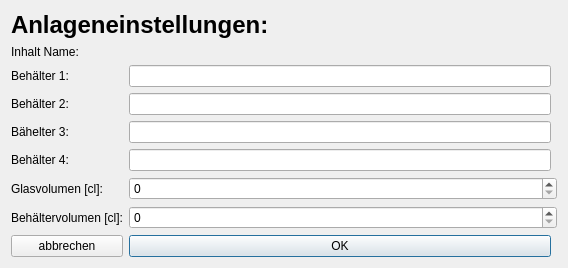
<?xml version="1.0" encoding="UTF-8"?>
<ui version="4.0">
 <class>menu</class>
 <widget class="QDialog" name="menu">
  <property name="geometry">
   <rect>
    <x>0</x>
    <y>0</y>
    <width>568</width>
    <height>264</height>
   </rect>
  </property>
  <property name="windowTitle">
   <string>Dialog</string>
  </property>
  <layout class="QGridLayout" name="gridLayout">
   <item row="0" column="0" colspan="3">
    <widget class="QLabel" name="label">
     <property name="font">
      <font>
       <pointsize>18</pointsize>
       <weight>75</weight>
       <bold>true</bold>
      </font>
     </property>
     <property name="text">
      <string>Anlageneinstellungen:</string>
     </property>
    </widget>
   </item>
   <item row="9" column="0">
    <widget class="QLabel" name="label_7">
     <property name="text">
      <string>Glasvolumen [cl]:</string>
     </property>
    </widget>
   </item>
   <item row="8" column="0">
    <widget class="QLabel" name="label_5">
     <property name="text">
      <string>Behälter 4:</string>
     </property>
    </widget>
   </item>
   <item row="6" column="1">
    <widget class="QLineEdit" name="lineEdit_container_2"/>
   </item>
   <item row="11" column="0">
    <widget class="QLabel" name="label_8">
     <property name="text">
      <string>Behältervolumen [cl]:</string>
     </property>
    </widget>
   </item>
   <item row="7" column="1">
    <widget class="QLineEdit" name="lineEdit_container_3"/>
   </item>
   <item row="14" column="1">
    <widget class="QPushButton" name="pushButton_OK">
     <property name="text">
      <string>OK</string>
     </property>
    </widget>
   </item>
   <item row="5" column="1">
    <widget class="QLineEdit" name="lineEdit_container_1"/>
   </item>
   <item row="5" column="0">
    <widget class="QLabel" name="label_2">
     <property name="text">
      <string>Behälter 1:</string>
     </property>
    </widget>
   </item>
   <item row="1" column="0">
    <widget class="QLabel" name="label_6">
     <property name="text">
      <string>Inhalt Name:</string>
     </property>
    </widget>
   </item>
   <item row="6" column="0">
    <widget class="QLabel" name="label_3">
     <property name="text">
      <string>Behälter 2:</string>
     </property>
    </widget>
   </item>
   <item row="9" column="1" colspan="2">
    <widget class="QSpinBox" name="spinBox_volume_Glas">
     <property name="maximum">
      <number>5000</number>
     </property>
    </widget>
   </item>
   <item row="8" column="1">
    <widget class="QLineEdit" name="lineEdit_container_4"/>
   </item>
   <item row="11" column="1" colspan="2">
    <widget class="QSpinBox" name="spinBox_Container_Volume">
     <property name="maximum">
      <number>5000</number>
     </property>
    </widget>
   </item>
   <item row="7" column="0">
    <widget class="QLabel" name="label_4">
     <property name="text">
      <string>Bähelter 3:</string>
     </property>
    </widget>
   </item>
   <item row="14" column="0">
    <widget class="QPushButton" name="pushButton_cancel">
     <property name="text">
      <string>abbrechen</string>
     </property>
    </widget>
   </item>
  </layout>
 </widget>
 <resources/>
 <connections/>
</ui>
